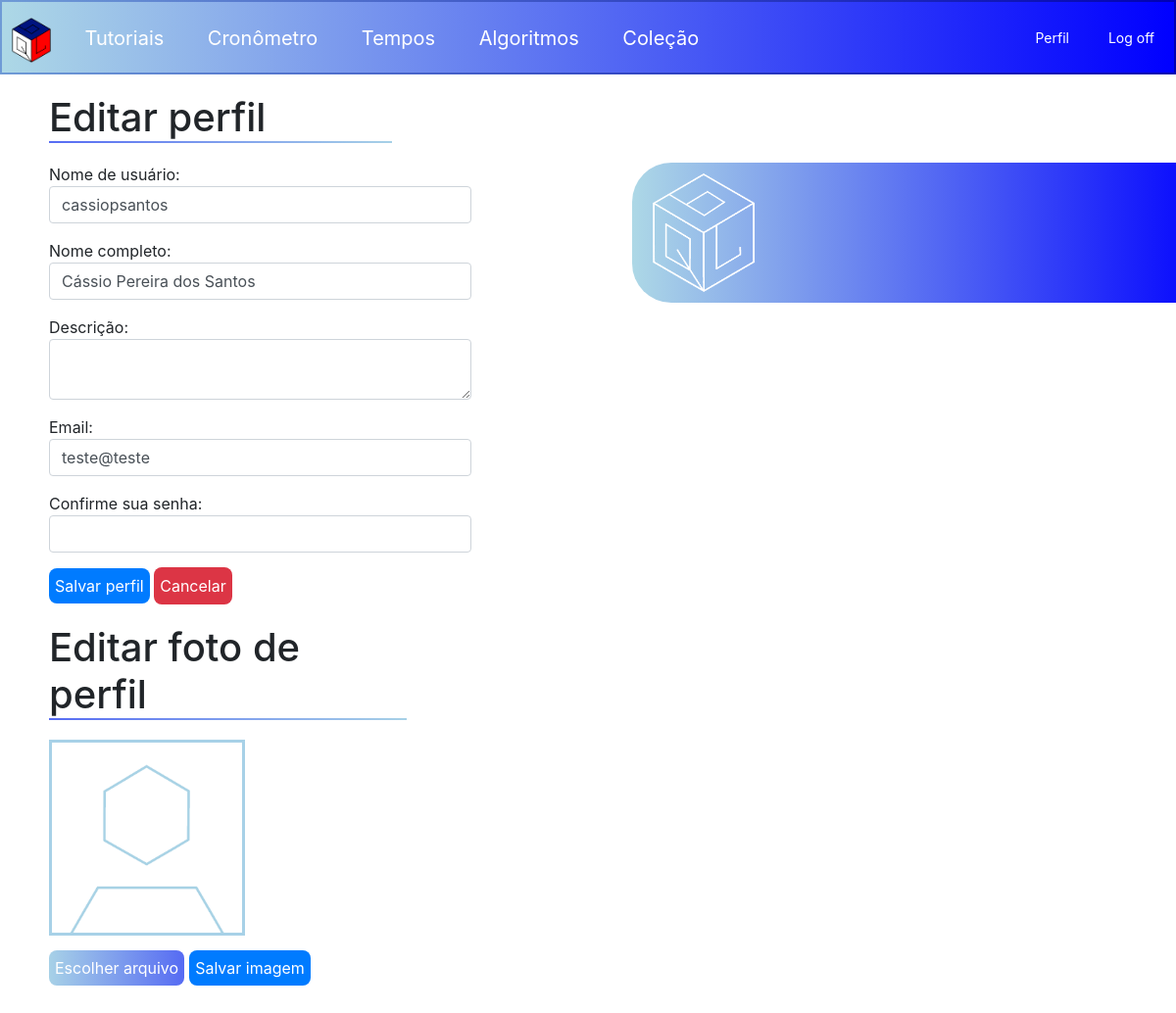
/editar_perfil.php (signed in), run on the app's committed database.
### tables this page shows
create table usuarios (
	id int primary key not null auto_increment,
    nome_usuario varchar(20),
	nome_completo varchar(30),
    descricao text(200),
    foto varchar(25),
    email varchar(30),
    senha varchar(30),
    genero varchar(9),
    nascimento date
);

### editar_perfil.php (the view, shortened to what this page needs)
<html>
<?php
include('conexao.php');
include('navbar.php');
$id_usuario = $_SESSION['id_usuario'];
?>
<head>
<link rel="stylesheet" href="css.css">
</head>
<body id="cadastrobarra">
<h1 class="titulo1">Editar perfil</h1>
<?php
if (isset($_POST['btnEnviar'])) {
    $nome_usuario = $_POST['nome_usuario'];
    $nome_completo = $_POST['nome_completo'];
    $email = $_POST['email'];
    $senha = $_POST['senha'];
    $descricao =  $_POST['descricao'];
    $sql = "UPDATE usuarios
            SET nome_usuario = '$nome_usuario', nome_completo = '$nome_completo',
                email = '$email', descricao = '$descricao'
            WHERE id='$id_usuario' AND senha='$senha'";
    mysqli_query($conn, $sql);
    if (mysqli_affected_rows($conn) > 0) {
        echo "<script> alert('Usuário atualizado com sucesso.') </script>";
        header("Location: http://localhost/qblearning/perfil.php");
        }
        else {
        echo "<script> alert('Ocorreu algum erro.') </script>";
    }
} else {
    $sql = "SELECT * FROM usuarios WHERE id='$id_usuario'";
    $query = mysqli_query($conn, $sql);
    $dados = mysqli_fetch_array($query);
    $nome_completo = $dados['nome_completo'];
    $nome_usuario = $dados['nome_usuario'];
    $descricao = $dados['descricao'];
    $email = $dados['email'];
}
if (isset($_POST['btnPerfil'])) {
    $file =  $_FILES['file'];
    $file_nome = $file['name'];
    $fileTmpName = $file['tmp_name'];
    $file_tamanho = $file['size'];
    $file_erro = $file['error'];
    $file_tipo = $file['type'];
    $tipo_arquivo_temp = explode('.', $file_nome);
    $tipo_arquivo = strtolower(end($tipo_arquivo_temp));
    $permitido = array('jpg', 'jpeg', 'png');
    if (in_array($tipo_arquivo, $permitido)) {
        if ($file_erro === 0) {
            if ($file_tamanho < 1000000) {
                $foto = "foto_perfil".$id_usuario.".".$tipo_arquivo;
                $file_destino = 'uploads/'.$foto;
                move_uploaded_file($fileTmpName, $file_destino);
            } else {
                echo "<script> alert('O arquivo escolhido é grande demais.') </script>";
            }
        } else {
            echo "<script> alert('Não foi possível enviar o arquivo.') </script>";
        }
    } else {
        echo "<script> alert('Tipo de arquivo não suportado.') </script>";
    }
    $sql = "UPDATE usuarios SET foto = '$foto' WHERE id = '$id_usuario'";
    mysqli_query($conn, $sql);
    if (mysqli_affected_rows($conn) > 0) {
        echo "<script> alert('Usuário atualizado com sucesso.') </script>";
        header("Location: http://localhost/qblearning/perfil.php");
    }
} else {
    $foto = $dados['foto'];
}
?>
<div class="row">
<div class="editar_perfil_form col-9">
    <form method="post" enctype="multipart/form-data">
    <div class="row">
        <div class="col-6 form-group">
        Nome de usuário: <input class='form-control' type="text" name="nome_usuario" value="<?php echo $nome_usuario ?>"/>
        </div>
    </div>
    <div class="row">
        <div class="col-6 form-group">
        Nome completo: <input class='form-control' type="text" name="nome_completo" value="<?= $nome_completo ?>"/>
        </div>
    </div>
    <div class="row">
        <div class="col-6 form-group">
        Descrição: <textarea class='form-control' name="descricao"><?= $descricao ?></textarea>
        </div>
    </div>
    <div class="row">
        <div class="col-6 form-group">
        Email: <input class="form-control" type="email" name="email" value="<?= $email ?>"/>
        </div>
    </div>
    <div class="row">
        <div class="col-6 form-group">
        Confirme sua senha: <input class="form-control" type="password" name="senha"/>
        </div>
    </div>
    <div class="form-group">
        <input class='botao_azul' type="submit" value="Salvar perfil" name="btnEnviar" />
        <a class="botao_vermelho" href="perfil.php">Cancelar</a>
    </div>
    </form>
</div>
<h1 class="titulo2">Editar foto de perfil</h1>
<div class="editar_imagem_form col-6">
    <form method="post" enctype="multipart/form-data">
    <div class="row">
        <div class="col-3 foto_perfil">
            <img class="imagem_editar" alt="foto de perfil" src="uploads/<?php echo $foto ?>">
        </div>
    </div>
    <div class="row">
        <div class="foto_input">
                <label for="file"  class="btn_imagem botao" >Escolher arquivo</label>
        </div>
        <div class="form-group">
            <input class='btn_imagem botao_azul' type="submit" value="Salvar imagem" name="btnPerfil"/>
        </div>
    </div>
    </form>
</div>
<div class="fundo_cadastro col-6">
    <img src="imagens/logobranco.png" alt="Logo QBLearning" class="logocad">
</div>
</div>
</body>
</html>

### css.css (style rules this page uses)
.botao { color: white; background-image: linear-gradient(to right, #A7D1E7, #566BF3); padding: 6px; border-radius: 8px; margin-right: 0; border-width: 0; }
.botao_azul { color: white; background-color: #007BFF; padding: 6px; border-radius: 8px; margin-right: 0; border-width: 0; }
.botao_vermelho { color: white; background-color: #DC3545; padding: 6px; border-radius: 8px; margin-right: 0; border-width: 0; padding-top: 9px; padding-bottom: 9px; }
.titulo1 { margin-left: 50px; margin-right: 800px; margin-top: 20px; border-bottom-style: solid; border-width: 2px; border-image-slice: 1; border-image-source: linear-gradient(to left, #A7D1E7, #566BF3); margin-bottom: 20px; }
.fundo_cadastro { background-image: linear-gradient(to right, #add8e6, #0000ff); position: absolute; margin-left: 55%; padding: 10px; border-radius: 40px; }
.logocad { width: 20%; padding-left: 10px; }
#cadastrobarra { overflow-x: hidden; }
.editar_perfil_form { margin-left: 50px; }
.titulo2 { margin-left: 65px; margin-right: 800px; margin-top: 5px; border-bottom-style: solid; border-width: 2px; border-image-slice: 1; border-image-source: linear-gradient(to left, #A7D1E7, #566BF3); margin-bottom: 20px; }
.editar_imagem_form { margin-left: 65px; }
.imagem_editar { margin-left: -15px; width: 200px; border-style: solid; border-width: 3px; border-color: #A7D1E7; }
.btn_imagem { margin-right: 5px; margin-bottom: 5px; margin-top: 15px; }

### data on the page
usuarios: nome_usuario "cassiopsantos", nome_completo "Cássio Pereira dos Santos", email "teste@teste", foto (placeholder picture)
